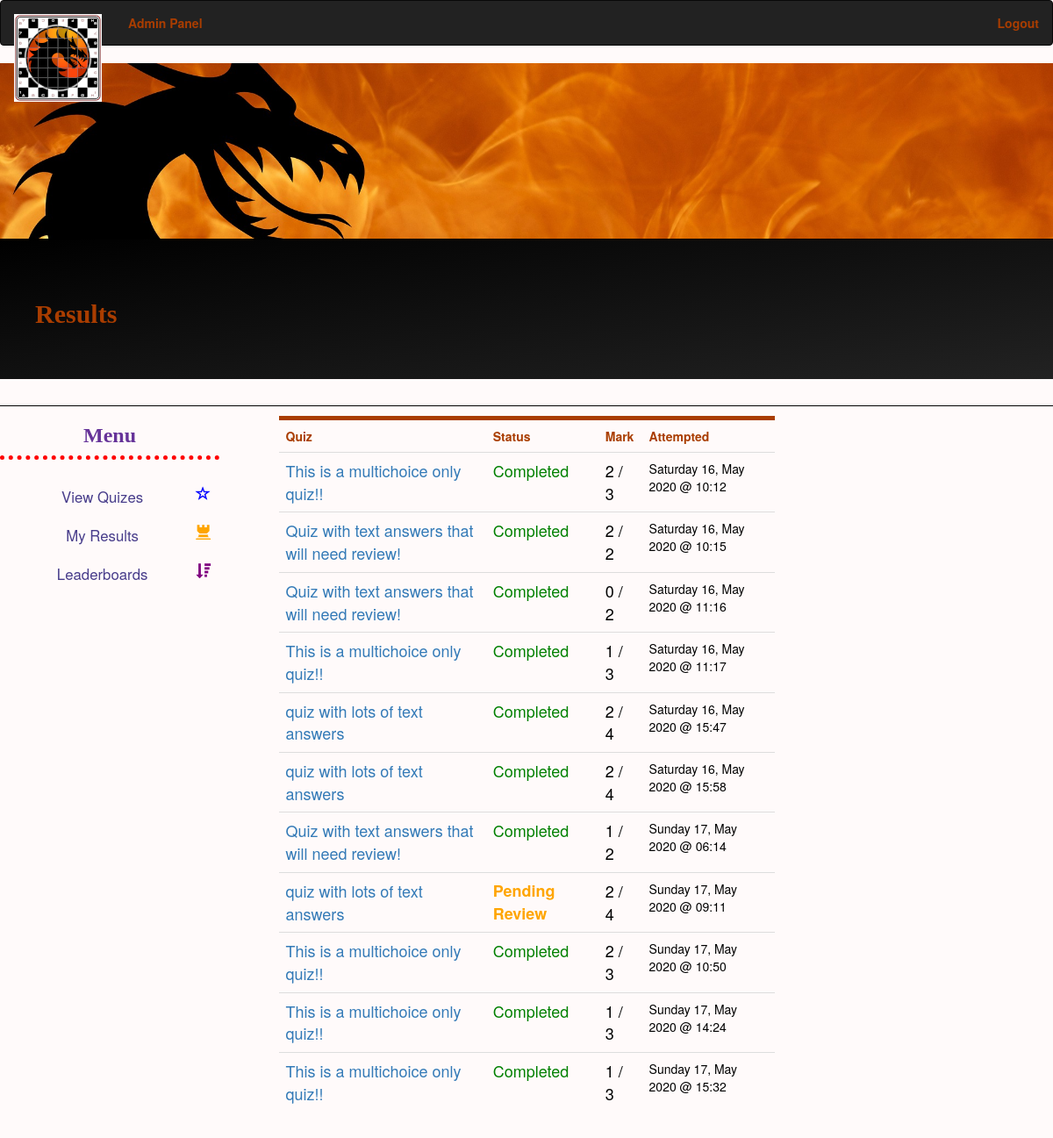
The page /review_results (signed in) on the database its author committed.
### app/models.py (models this page shows)
class Qset(db.Model):
    id = db.Column(db.Integer, primary_key=True)
    title = db.Column(db.String(128))
    is_active = db.Column(db.Boolean)

### app/routes.py (the view)
@app.route('/review_results')
def review_results():
    user_id = 0
    if request.args.get('user') is None:
        user_id = current_user.id
    else:
        user_id = request.args.get('user')
    _, quiz, mark, mark_outof, pending, attempt_ids, timestamp = helper_get_results(user_id)
    return render_template('review_results.html', title="View your Results", quiz=quiz, mark=mark, mark_outof=mark_outof, pending=pending, attempts=attempt_ids, timestamp=timestamp)

### app/models.py (called while the page is built)
@login.user_loader
def load_user(id):
    return User.query.get(int(id))

### app/templates/review_results.html
{% extends "base.html" %}
{% block content %}
<div class="jumbotron" id='myTitle'>
    <h2>Results {{ qset }}</h2>
</div>
<div id='moreFlames'></div>
<div class="row">
    <div class="col-sm-3">
        {% include 'side_menu.html' %}
    </div>
    <div class="col-sm-6">
        {% set count = namespace(value=0) %}
        <div class="table-responsive" style="padding: 10px;">
            <table class="table">
                <tr>
                    <th>Quiz</th>
                    <th>Status</th>
                    <th>Mark</th>
                    <th>Attempted</th>
                </tr>
                {% for q in quiz %}
                    <tr>
                        <td style='font-size: large'><a href="{{ url_for('reviewquiz', attempt=attempts[count.value], user=current_user.username) }}">{{ q }}</a></td>
                        {% if pending[count.value] == True %}
                            <td style="color: orange; font-weight: bold; font-size: large">Pending Review</td>
                        {% else %}
                            <td style="color: green; font-size: large">Completed</td>
                        {% endif %}
                        <td style='font-size: large'>{{ mark[count.value] }} / {{ mark_outof[count.value] }}</td>
                        <td>{{ timestamp[count.value] }}</td>
                    </tr>
                    {% set count.value = count.value + 1 %}
                {% endfor %}
    </div>
    <div class="col-sm-3">
    </div>
</div>
{% endblock %}

### app/static/css/main_style.css (style rules this page uses)
body { background-color: snow; }
h2 { font-family: Georgia, 'Times New Roman', Times, serif; font-weight: bolder; color: #a93d00 }
td { color: black; border: 0px; }
th { color: #a93d00; }
table, th { padding: 15px; border: none; border-top: 5px solid #a93d00; }
#moreFlames { width: 100%; height: 1px; background-color: black; animation: animate_banner 10s infinite; }
#myTitle { text-align: left; background-image: linear-gradient(to bottom right, black, #222); background-color: #222; text-indent: 40px; }
.jumbotron { background-color: black; }
.col-sm-6 { border-radius: 10px; }

### rows shown on the page
Qset: title "This is a multichoice only quiz!!", shows "Completed", mark "2", mark_outof "3", value "Saturday 16, May 2020 @ 10:12", mark "1", value "Saturday 16, May 2020 @ 11:17", value "Sunday 17, May 2020 @ 10:50", value "Sunday 17, May 2020 @ 14:24", value "Sunday 17, May 2020 @ 15:32"
Qset: title "Quiz with text answers that will need review!", shows "Completed", id "2", value "Saturday 16, May 2020 @ 10:15", mark "0", value "Saturday 16, May 2020 @ 11:16", is_active "1", value "Sunday 17, May 2020 @ 06:14"
Qset: title "quiz with lots of text answers", shows "Completed", mark "2", mark_outof "4", value "Saturday 16, May 2020 @ 15:47", value "Saturday 16, May 2020 @ 15:58", value "Sunday 17, May 2020 @ 09:11"
